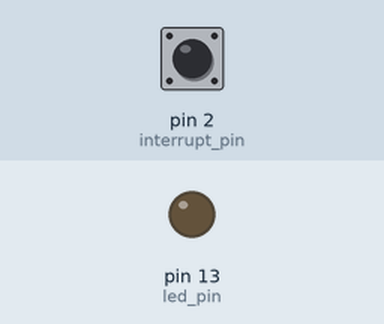
Recording of a sketch running on a simulated Arduino Uno, built with avr-gcc and run on an emulated ATmega328P. On the bench: output pins drawn as LEDs (lit = HIGH). Dashed ring = blinking. Inputs (shaded band) come from the test bench; at power-on: pin 2 (interrupt_pin) HIGH.

Above: at 0.6 s.
At 1.2 s:
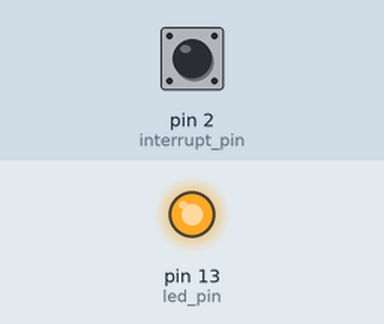
1.3 s: pin 2 (interrupt_pin) pulled LOW for 0.15 s
At 1.55 s:
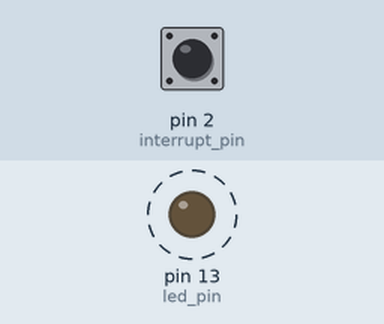
Timing chart, 0 to 10.3 s (numbered marks = the images above; inputs shaded):
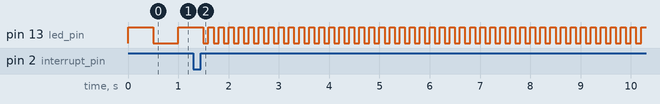

The sketch:

btn_intrpt.ino
```cpp
/* This is an Arduino sketch that changes the on-board LED blink period using an interrupt */

const int interrupt_pin	=	2;
const int led_pin	=	13;

int period	 = 500;

void setup() {

	pinMode(led_pin, OUTPUT);
	pinMode(interrupt_pin, INPUT_PULLUP);

	attachInterrupt(0,	 blinkFast, FALLING);
}

void loop() {

	digitalWrite(led_pin, HIGH);
	delay(period);
	digitalWrite(led_pin, LOW);
	delay(period);
}

void	blinkFast() {

	period	=	100;
}
```

Measured:
- after the input at 1.3 s, pin 13 (led_pin): alternates HIGH for 0.10 s and LOW for 0.10 s, starting after 0.30 s
